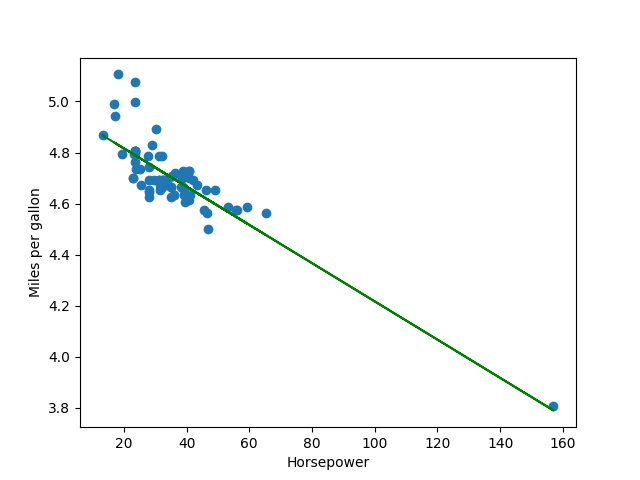

Reproduce this figure in Python.
import numpy as np
import matplotlib.pyplot as plt
import pandas as pd
from sklearn.linear_model import LinearRegression

data = pd.read_csv('data.csv')

X = data['HP'].values.reshape(-1, 1)
Y = np.log(data['MPG']).values
model = LinearRegression()
model.fit(X, Y)
print(model.intercept_, model.coef_)
plt.scatter(X, Y)
plt.plot(X, model.predict(X), color='green')
plt.xlabel("Horsepower")
plt.ylabel("Miles per gallon")
plt.show()
